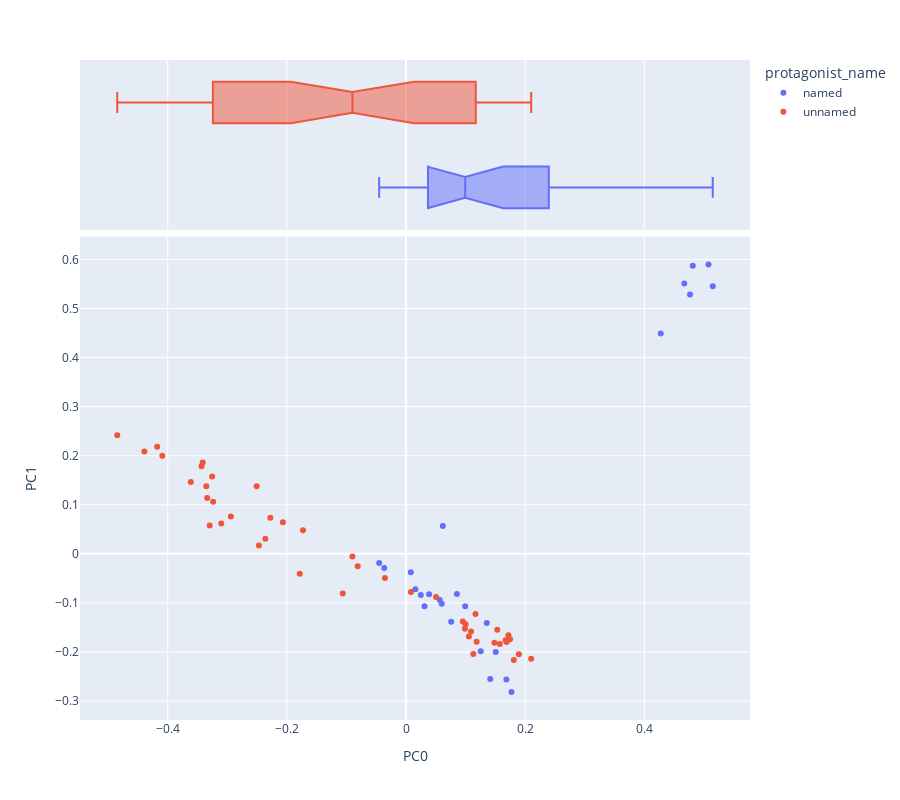

The notebook cell saved with this chart:
### Code cell
import pandas as pd
import numpy as np
from scipy.linalg import norm
import plotly_express as px
import seaborn as sns
from sklearn.decomposition import PCA
sns.set(style='ticks')
OHCO = ['book_id', 'chap_id']
# Added after class
norm_docs = True # This has the effect of exaggerating variance when False
center_term_vectors = True # This has the effect of demoting authorship when False
colors = "YlGnBu" 
# colors = "Spectral"




pca_engine = PCA(n_components=10)
DCM = pd.DataFrame(pca_engine.fit_transform(L2.fillna(0)), index=L2.index)
DCM.columns = ['PC{}'.format(i) for i in DCM.columns]
DCM = DCM.join(LIB[['author','protagonist_name']], on='book_id') #the lavel i will use is work_type
def vis_pcs(M, a, b, label='author', hover_name='author', symbol=None, size=None):
    return px.scatter(M, f"PC{a}", f"PC{b}", color=label, hover_name=hover_name, 
                     symbol=symbol, size=size,
                     marginal_x='box', height=800)

def vis_loadings(a=0, b=1, hover_name='term_str'):
    return px.scatter(LOADINGS.reset_index(), f"PC{a}", f"PC{b}", 
                      text='term_str', hover_name='term_str',
                      size='dfidf', color='max_pos_group', 
                      marginal_x='box', height=800)
LOADINGS = pd.DataFrame(pca_engine.components_.T * np.sqrt(pca_engine.explained_variance_))
LOADINGS.columns = ["PC{}".format(i) for i in LOADINGS.columns]
LOADINGS.index = L2.columns
LOADINGS.index.name = 'term_str'
LOADINGS = LOADINGS.join(VOCAB)
vis_pcs(DCM, 0, 1, label='protagonist_name', hover_name= 'protagonist_name')

### Figure 1 — Plotly figure (JSON) as saved in the notebook; plotly's stock layout.template omitted (floating-point values rounded to 4 significant figures)
{"data": [{"hovertemplate": "<b>%{hovertext}</b><br><br>protagonist_name=named<br>PC0=%{x}<br>PC1=%{y}<extra></extra>", "hovertext": ["named", "named", "named", "named", "named", "named", "named", "named", "named", "named", "named", "named", "named", "named", "named", "named", "named", "named", "named", "named", "named", "named", "named", "named", "named"], "legendgroup": "named", "marker": {"color": "#636efa", "symbol": "circle"}, "mode": "markers", "name": "named", "orientation": "v", "showlegend": true, "type": "scatter", "x": [0.1413, 0.1769, 0.1684, 0.1355, 0.1253, 0.1505, 0.09918, 0.03084, 0.07568, 0.4275, 0.5148, 0.467, 0.5076, 0.4766, 0.4813, -0.03667, 0.01564, -0.04517, 0.08531, 0.05657, 0.06163, 0.02478, 0.007954, 0.03874, 0.0599], "xaxis": "x", "y": [-0.255, -0.2816, -0.2561, -0.141, -0.1987, -0.1997, -0.1068, -0.1066, -0.1385, 0.449, 0.5451, 0.5507, 0.5897, 0.5284, 0.5868, -0.02872, -0.07196, -0.01863, -0.0816, -0.09414, 0.05665, -0.08367, -0.03758, -0.08241, -0.1019], "yaxis": "y"}, {"alignmentgroup": "True", "hovertemplate": "<b>%{hovertext}</b><br><br>protagonist_name=named<br>PC0=%{x}<extra></extra>", "hovertext": ["named", "named", "named", "named", "named", "named", "named", "named", "named", "named", "named", "named", "named", "named", "named", "named", "named", "named", "named", "named", "named", "named", "named", "named", "named"], "legendgroup": "named", "marker": {"color": "#636efa", "symbol": "circle"}, "name": "named", "notched": true, "offsetgroup": "named", "showlegend": false, "type": "box", "x": [0.1413, 0.1769, 0.1684, 0.1355, 0.1253, 0.1505, 0.09918, 0.03084, 0.07568, 0.4275, 0.5148, 0.467, 0.5076, 0.4766, 0.4813, -0.03667, 0.01564, -0.04517, 0.08531, 0.05657, 0.06163, 0.02478, 0.007954, 0.03874, 0.0599], "xaxis": "x2", "yaxis": "y2"}, {"hovertemplate": "<b>%{hovertext}</b><br><br>protagonist_name=unnamed<br>PC0=%{x}<br>PC1=%{y}<extra></extra>", "hovertext": ["unnamed", "unnamed", "unnamed", "unnamed", "unnamed", "unnamed", "unnamed", "unnamed", "unnamed", "unnamed", "unnamed", "unnamed", "unnamed", "unnamed", "unnamed", "unnamed", "unnamed", "unnamed", "unnamed", "unnamed", "unnamed", "unnamed", "unnamed", "unnamed", "unnamed", "unnamed", "unnamed", "unnamed", "unnamed", "unnamed", "unnamed", "unnamed", "unnamed", "unnamed", "unnamed", "unnamed", "unnamed", "unnamed", "unnamed", "unnamed", "unnamed", "unnamed", "unnamed", "unnamed", "unnamed"], "legendgroup": "unnamed", "marker": {"color": "#EF553B", "symbol": "circle"}, "mode": "markers", "name": "unnamed", "orientation": "v", "showlegend": true, "type": "scatter", "x": [0.1, 0.1718, 0.21, 0.1185, 0.1054, 0.1165, 0.153, 0.05032, 0.1129, 0.1574, -0.2278, -0.3338, -0.4177, -0.4848, -0.173, -0.3434, -0.3414, -0.2068, -0.2508, -0.2941, -0.3255, -0.4092, -0.09005, -0.4392, -0.2361, -0.3102, -0.247, -0.1785, -0.1062, -0.3296, -0.3354, -0.3613, -0.03545, -0.08119, -0.3239, 0.09873, 0.09525, 0.109, 0.1745, 0.1482, 0.1687, 0.167, 0.1809, 0.1893, 0.008114], "xaxis": "x", "y": [-0.1435, -0.166, -0.2138, -0.1789, -0.1683, -0.1225, -0.1549, -0.08775, -0.204, -0.1838, 0.0734, 0.1136, 0.2183, 0.2417, 0.04818, 0.1787, 0.1859, 0.06413, 0.1375, 0.0761, 0.1575, 0.2, -0.005464, 0.2084, 0.03093, 0.06187, 0.01724, -0.04067, -0.08093, 0.05798, 0.1379, 0.1465, -0.04936, -0.02524, 0.106, -0.1526, -0.138, -0.1584, -0.1742, -0.1814, -0.1797, -0.1761, -0.2162, -0.2043, -0.0777], "yaxis": "y"}, {"alignmentgroup": "True", "hovertemplate": "<b>%{hovertext}</b><br><br>protagonist_name=unnamed<br>PC0=%{x}<extra></extra>", "hovertext": ["unnamed", "unnamed", "unnamed", "unnamed", "unnamed", "unnamed", "unnamed", "unnamed", "unnamed", "unnamed", "unnamed", "unnamed", "unnamed", "unnamed", "unnamed", "unnamed", "unnamed", "unnamed", "unnamed", "unnamed", "unnamed", "unnamed", "unnamed", "unnamed", "unnamed", "unnamed", "unnamed", "unnamed", "unnamed", "unnamed", "unnamed", "unnamed", "unnamed", "unnamed", "unnamed", "unnamed", "unnamed", "unnamed", "unnamed", "unnamed", "unnamed", "unnamed", "unnamed", "unnamed", "unnamed"], "legendgroup": "unnamed", "marker": {"color": "#EF553B", "symbol": "circle"}, "name": "unnamed", "notched": true, "offsetgroup": "unnamed", "showlegend": false, "type": "box", "x": [0.1, 0.1718, 0.21, 0.1185, 0.1054, 0.1165, 0.153, 0.05032, 0.1129, 0.1574, -0.2278, -0.3338, -0.4177, -0.4848, -0.173, -0.3434, -0.3414, -0.2068, -0.2508, -0.2941, -0.3255, -0.4092, -0.09005, -0.4392, -0.2361, -0.3102, -0.247, -0.1785, -0.1062, -0.3296, -0.3354, -0.3613, -0.03545, -0.08119, -0.3239, 0.09873, 0.09525, 0.109, 0.1745, 0.1482, 0.1687, 0.167, 0.1809, 0.1893, 0.008114], "xaxis": "x2", "yaxis": "y2"}], "layout": {"height": 800, "legend": {"title": {"text": "protagonist_name"}, "tracegroupgap": 0}, "margin": {"t": 60}, "xaxis": {"anchor": "y", "domain": [0, 1], "title": {"text": "PC0"}}, "xaxis2": {"anchor": "y2", "domain": [0, 1], "matches": "x", "showgrid": true, "showticklabels": false}, "yaxis": {"anchor": "x", "domain": [0, 0.7326], "title": {"text": "PC1"}}, "yaxis2": {"anchor": "x2", "domain": [0.7426, 1], "matches": "y2", "showgrid": false, "showline": false, "showticklabels": false, "ticks": ""}}}
